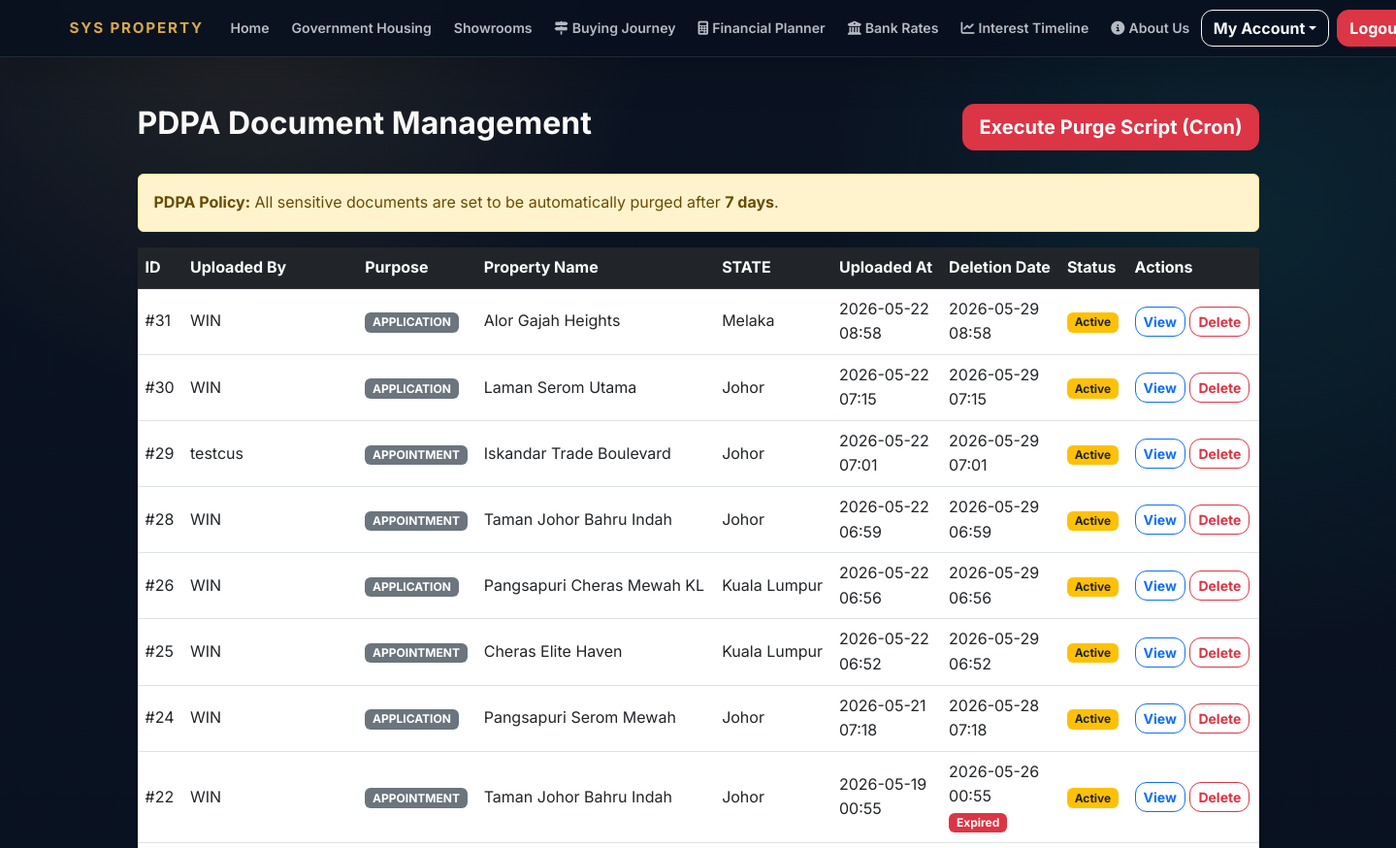
Page /admin/pdpa_management.php (signed in, upper part) on the earlier database version.
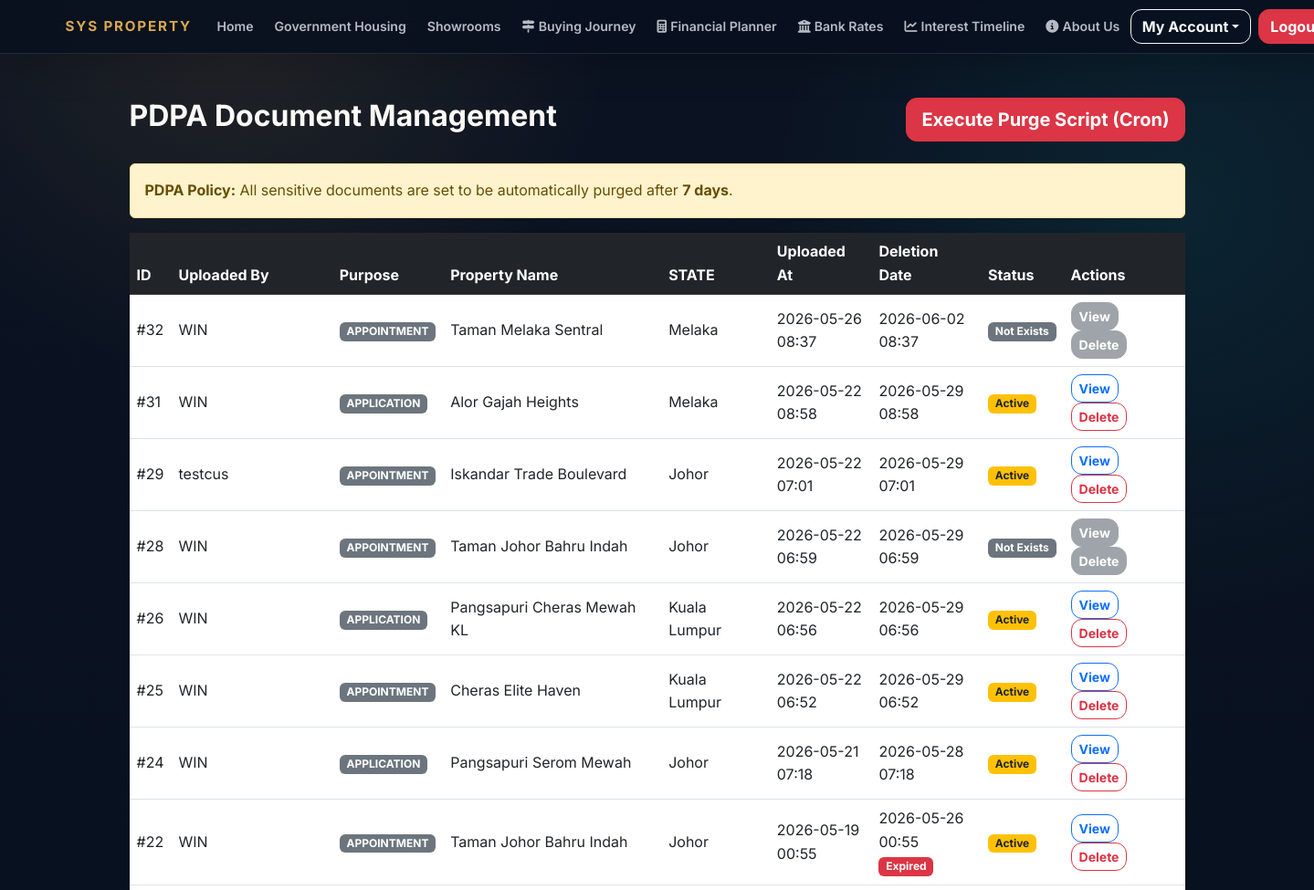
Same page on the later database version.
### tables this page shows
CREATE TABLE `system_settings` (
  `setting_key` varchar(50) NOT NULL,
  `setting_value` varchar(255) NOT NULL,
  `description` text NOT NULL
);

CREATE TABLE `documents` (
  `document_id` int(11) NOT NULL,
  `customer_id` int(11) NOT NULL,
  `related_to_type` enum('APPLICATION','APPOINTMENT') NOT NULL,
  `related_to_id` int(11) NOT NULL,
  `document_type` enum('PAYSLIP_SUMMARY','EPF_STATEMENT_SUMMARY','INCOME_DECLARATION') NOT NULL,
  `file_path` varchar(255) NOT NULL,
  `uploaded_at` datetime DEFAULT current_timestamp(),
  `is_purged` tinyint(1) NOT NULL DEFAULT 0,
  `purged_at` datetime DEFAULT NULL
);

CREATE TABLE `customers` (
  `customer_id` int(11) NOT NULL,
  `full_name` varchar(255) NOT NULL,
  `phone_number` varchar(20) NOT NULL,
  `marital_status` enum('SINGLE','MARRIED') NOT NULL,
  `dependents_count` int(11) NOT NULL DEFAULT 0,
  `occupation` varchar(150) NOT NULL,
  `monthly_income` decimal(10,2) NOT NULL,
  `profile_image` varchar(255) DEFAULT NULL
);

### admin/pdpa_management.php (the view, shortened to what this page needs)
<?php
require_once '../includes/db_connect.php';
$res = $conn->query("SELECT setting_value FROM system_settings WHERE setting_key = 'DATA_RETENTION_DAYS'");
$retention_days = $res && $res->num_rows > 0 ? (int)$res->fetch_assoc()['setting_value'] : 7;
$query = "
    SELECT d.*, c.full_name,
           COALESCE(p1.project_name, p2.project_name) AS project_name,
           COALESCE(p1.state, p2.state) AS property_state
    FROM documents d
    JOIN customers c ON d.customer_id = c.customer_id
    LEFT JOIN appointments appt ON d.related_to_type = 'APPOINTMENT' AND d.related_to_id = appt.appointment_id
    LEFT JOIN properties p1 ON appt.property_id = p1.property_id
    LEFT JOIN affordable_housing_applications aha ON d.related_to_type = 'APPLICATION' AND d.related_to_id = aha.application_id
    LEFT JOIN properties p2 ON aha.property_id = p2.property_id
    ORDER BY d.uploaded_at DESC
";
$documents = $conn->query($query);
include '../includes/header.php';
?>
<div class="container my-5">
    <div class="d-flex justify-content-between align-items-center mb-4">
        <h2 class="fw-bold">PDPA Document Management</h2>
        <form method="POST" onsubmit="return confirm('Are you sure you want to execute the purge script? This action cannot be undone.');">
            <button type="submit" name="run_purge" class="btn btn-danger btn-lg fw-bold">Execute Purge Script (Cron)</button>
        </form>
    </div>
    <div class="alert alert-warning">
        <strong>PDPA Policy:</strong> All sensitive documents are set to be automatically purged after <strong><?php echo $retention_days; ?> days</strong>.
    </div>
    <div class="card shadow-sm border-0">
        <div class="card-body p-0">
            <div class="table-responsive">
                <table class="table table-hover align-middle mb-0">
                    <thead class="table-dark">
                        <tr>
                            <th>ID</th>
                            <th>Uploaded By</th>
                            <th>Purpose</th>
                            <th>Property Name</th>
                            <th>STATE</th>
                            <th>Uploaded At</th>
                            <th>Deletion Date</th>
                            <th>Status</th>
                            <th>Actions</th>
                        </tr>
                    </thead>
                    <tbody>
                        <?php while ($doc = $documents->fetch_assoc()):
                            $upload_time = strtotime($doc['uploaded_at']);
                            $delete_time = strtotime($doc['uploaded_at'] . " + $retention_days days");
                            $is_expired = time() >= $delete_time;
                        ?>
                        <tr>
                            <td>#<?php echo $doc['document_id']; ?></td>
                            <td><?php echo htmlspecialchars($doc['full_name']); ?></td>
                            <td><span class="badge bg-secondary"><?php echo htmlspecialchars($doc['related_to_type']); ?></span></td>
                            <td><?php echo htmlspecialchars($doc['project_name'] ?? 'N/A'); ?></td>
                            <td><?php echo htmlspecialchars($doc['property_state'] ?? 'N/A'); ?></td>
                            <td>
                                <?php echo date('Y-m-d', $upload_time); ?><br>
                                <?php echo date('H:i', $upload_time); ?>
                            </td>
                            <td>
                                <?php echo date('Y-m-d', $delete_time); ?><br>
                                <?php echo date('H:i', $delete_time); ?>
                                <?php if ($is_expired && !$doc['is_purged']): ?>
                                    <br><span class="badge bg-danger mt-1">Expired</span>
                                <?php endif; ?>
                            </td>
                            <td>
                                <?php if ($doc['is_purged']): ?>
                                    <span class="badge bg-secondary">Not Exists</span>
                                <?php else: ?>
                                    <span class="badge bg-warning text-dark">Active</span>
                                <?php endif; ?>
                            </td>
                            <td>
                                <?php if (!$doc['is_purged']): ?>
                                    <a href="../<?php echo ltrim($doc['file_path'], '/'); ?>" target="_blank" class="btn btn-sm btn-outline-primary">View</a>
                                    <form method="POST" class="d-inline" onsubmit="return confirm('Are you sure you want to prematurely delete this document? This action cannot be undone.');">
                                        <button type="submit" class="btn btn-sm btn-outline-danger">Delete</button>
                                    </form>
                                <?php else: ?>
                                    <button class="btn btn-sm btn-secondary" disabled>View</button>
                                    <button class="btn btn-sm btn-secondary" disabled>Delete</button>
                                <?php endif; ?>
                            </td>
                        </tr>
                        <?php endwhile; ?>
                    </tbody>
                </table>
            </div>
        </div>
    </div>
</div>
<?php include '../includes/footer.php'; ?>

### includes/header.php (shortened to what this page needs)
<?php
$current_folder = basename(str_replace('\\', '/', dirname($_SERVER['SCRIPT_NAME'])));
$root_prefix = in_array($current_folder, ['admin', 'customer', 'staff'], true) ? '../' : '';
$wishlist_link = $root_prefix . 'login.php';
$wishlist_text = 'Wishlist';
$wishlist_icon = 'fas fa-heart';
if (isset($_SESSION['role'])) {
    if ($_SESSION['role'] === 'ADMIN') {
        $wishlist_link = $root_prefix . 'admin/interest_timeline.php';
        $wishlist_text = 'Interest Timeline';
        $wishlist_icon = 'fas fa-chart-line';
    } elseif ($_SESSION['role'] === 'STAFF') {
        $dashboard_link = $root_prefix . 'staff/dashboard.php';
        $profile_link = $root_prefix . 'staff/profile.php';
        $wishlist_link = $root_prefix . 'staff/state_inventory.php';
        $wishlist_text = 'State Inventory';
        $wishlist_icon = 'fas fa-map-location-dot';
    } elseif ($_SESSION['role'] === 'CUSTOMER') {
        $dashboard_link = $root_prefix . 'customer/dashboard.php';
        $profile_link = $root_prefix . 'customer/profile.php';
        $wishlist_link = $root_prefix . 'customer/wishlist.php';
        $wishlist_text = 'Wishlist';
    }
}
?>
<!DOCTYPE html>
<html lang="en">
<head>
<link href="https://cdn.jsdelivr.net/npm/bootstrap@5.3.0/dist/css/bootstrap.min.css" rel="stylesheet">
<link rel="stylesheet" href="https://cdnjs.cloudflare.com/ajax/libs/font-awesome/6.4.0/css/all.min.css">
</head>
<body>
<nav class="navbar navbar-expand-lg navbar-dark bg-dark sticky-top shadow-sm">
<div class="container">
<a class="navbar-brand fw-bold" href="<?php echo htmlspecialchars($root_prefix . 'index.php'); ?>">SYS Property</a>
<div class="collapse navbar-collapse" id="navbarNav">
<ul class="navbar-nav me-auto">
    <li class="nav-item"><a class="nav-link" href="<?php echo htmlspecialchars($root_prefix . 'index.php'); ?>">Home</a></li>
    <li class="nav-item"><a class="nav-link" href="<?php echo htmlspecialchars($root_prefix . 'government_housing.php'); ?>">Government Housing</a></li>
    <li class="nav-item"><a class="nav-link" href="<?php echo htmlspecialchars($root_prefix . 'showrooms.php'); ?>">Showrooms</a></li>
    <li class="nav-item"><a class="nav-link" href="<?php echo htmlspecialchars($root_prefix . 'buying_journey.php'); ?>"><i class="fas fa-map-signs me-1"></i>Buying Journey</a></li>
    <li class="nav-item"><a class="nav-link" href="<?php echo htmlspecialchars($root_prefix . 'financial_planner.php'); ?>"><i class="fas fa-calculator me-1"></i>Financial Planner</a></li>
    <li class="nav-item"><a class="nav-link" href="<?php echo htmlspecialchars($root_prefix . 'bank_rates.php'); ?>"><i class="fas fa-university me-1"></i>Bank Rates</a></li>
    <li class="nav-item"><a class="nav-link" href="<?php echo htmlspecialchars($wishlist_link); ?>"><i class="<?php echo htmlspecialchars($wishlist_icon); ?> me-1"></i><?php echo htmlspecialchars($wishlist_text); ?></a></li>
    <li class="nav-item"><a class="nav-link" href="<?php echo htmlspecialchars($root_prefix . 'about_us.php'); ?>"><i class="fas fa-info-circle me-1"></i>About Us</a></li>
</ul>
<div class="d-flex">
<?php if (isset($_SESSION['account_id'])):?>
<div class="dropdown me-2">
<button class="btn btn-outline-light dropdown-toggle" type="button" data-bs-toggle="dropdown" aria-expanded="false">My Account</button>
</div>
<a href="<?php echo htmlspecialchars($root_prefix . 'logout.php'); ?>" class="btn btn-danger">Logout</a>
<?php else:?>
<a href="<?php echo htmlspecialchars($root_prefix . 'login.php'); ?>" class="btn btn-primary shadow-sm">Sign In</a>
<?php endif;?>
</div>
</div>
</div>
</nav>

### includes/footer.php (shortened to what this page needs)
</body>
</html>

### includes/header.php (style rules this page uses)
:root { --luxury-bg: #05060a; --luxury-surface: rgba(255,255,255,0.08); --luxury-border: rgba(255,255,255,0.12); --luxury-gold: #c5a059; --luxury-white: #f4f1e8; --luxury-muted: rgba(236,233,225,0.78); }
* { box-sizing: border-box; }
html { scroll-behavior: smooth; }
body { margin: 0; min-height: 100vh; background: radial-gradient(circle at top, rgba(197,160,89,0.06), transparent 28%), linear-gradient(180deg, #08101c 0%, #05060a 100%); color: var(--luxury-white); font-family: 'Montserrat', sans-serif; }
body a { transition: color 0.2s ease, transform 0.2s ease; }
h1, h2, h3, h4, h5, h6 { font-family: 'Playfair Display', serif; letter-spacing: 0.03em; }
.navbar { background: rgba(8, 10, 16, 0.96) !important; backdrop-filter: blur(12px); border-bottom: 1px solid rgba(255,255,255,0.06); }
.navbar-brand { font-family: 'Playfair Display', serif; color: var(--luxury-gold) !important; text-transform: uppercase; letter-spacing: 0.18em; font-size: 1.05rem; }
.navbar .nav-link { color: var(--luxury-muted) !important; }
.bg-light, .bg-white, .card:not(.bg-dark):not(.estimator-card), .list-group-item, .dropdown-menu, .modal-content:not(.bg-dark), .form-control, .form-select { color: #212529; }
:root { --luxury-bg: #08111f; --luxury-ink: #101827; --luxury-gold: #d7a84e; --luxury-blue: #2d6cdf; --luxury-teal: #10a6a0; --luxury-white: #fbfaf7; --luxury-muted: rgba(238,242,247,0.76); --surface: #ffffff; --surface-soft: #f6f8fb; --text-muted: #64748b; --radius: 18px; --shadow-soft: 0 18px 48px rgba(15, 23, 42, 0.12); --shadow-lift: 0 28px 70px rgba(15, 23, 42, 0.18); }
body { background: radial-gradient(circle at 18% 0%, rgba(215,168,78,0.12), transparent 26rem), radial-gradient(circle at 90% 8%, rgba(16,166,160,0.12), transparent 28rem), linear-gradient(180deg, #0b1322 0%, #08111f 42%, #0a1220 100%); color: var(--luxury-white); font-family: 'Inter', system-ui, -apple-system, BlinkMacSystemFont, 'Segoe UI', sans-serif; line-height: 1.6; text-rendering: optimizeLegibility; }
body a { transition: color 0.2s ease, background-color 0.2s ease, border-color 0.2s ease, transform 0.2s ease, box-shadow 0.2s ease; }
h1, h2, h3, h4, h5, h6 { font-family: 'Inter', system-ui, sans-serif; letter-spacing: 0; line-height: 1.12; }
.container { width: min(100% - 2rem, 1180px); }
.navbar { background: rgba(8, 17, 31, 0.88) !important; backdrop-filter: blur(18px); border-bottom: 1px solid rgba(255,255,255,0.10); box-shadow: 0 14px 40px rgba(0,0,0,0.18) !important; }
.navbar .container { width: min(100% - 1.5rem, 1320px); }
.navbar-brand { font-family: 'Inter', system-ui, sans-serif; letter-spacing: 0.12em; font-size: 0.95rem; font-weight: 800; }
.navbar .nav-link { border-radius: 999px; font-size: 0.88rem; font-weight: 600; padding: 0.62rem 0.72rem !important; white-space: nowrap; }
.btn { border-radius: 12px; font-weight: 700; letter-spacing: 0; transition: transform 0.2s ease, box-shadow 0.2s ease, background-color 0.2s ease, border-color 0.2s ease; }
.btn-outline-dark, .btn-outline-secondary, .btn-outline-light { border-width: 1px; font-weight: 700; }
.card { border: 1px solid rgba(15,23,42,0.08); border-radius: var(--radius); box-shadow: var(--shadow-soft); }

Differences in the rows shown:
removed documents: document_id "30", customer.full_name "WIN", related_to_type "APPLICATION", project_name "Laman Serom Utama", property_state "Johor", uploaded_at "2026-05-22", uploaded_at "07:15", uploaded_at.setting_value "2026-05-29", uploaded_at.setting_value "07:15", is_purged "Active"
added documents: document_id "32", customer.full_name "WIN", related_to_type "APPOINTMENT", project_name "Taman Melaka Sentral", property_state "Melaka", uploaded_at "2026-05-26", uploaded_at "08:37", uploaded_at.setting_value "2026-06-02", uploaded_at.setting_value "08:37", is_purged "Not Exists"
changed documents id 28: is_purged "Active" → "Not Exists"
